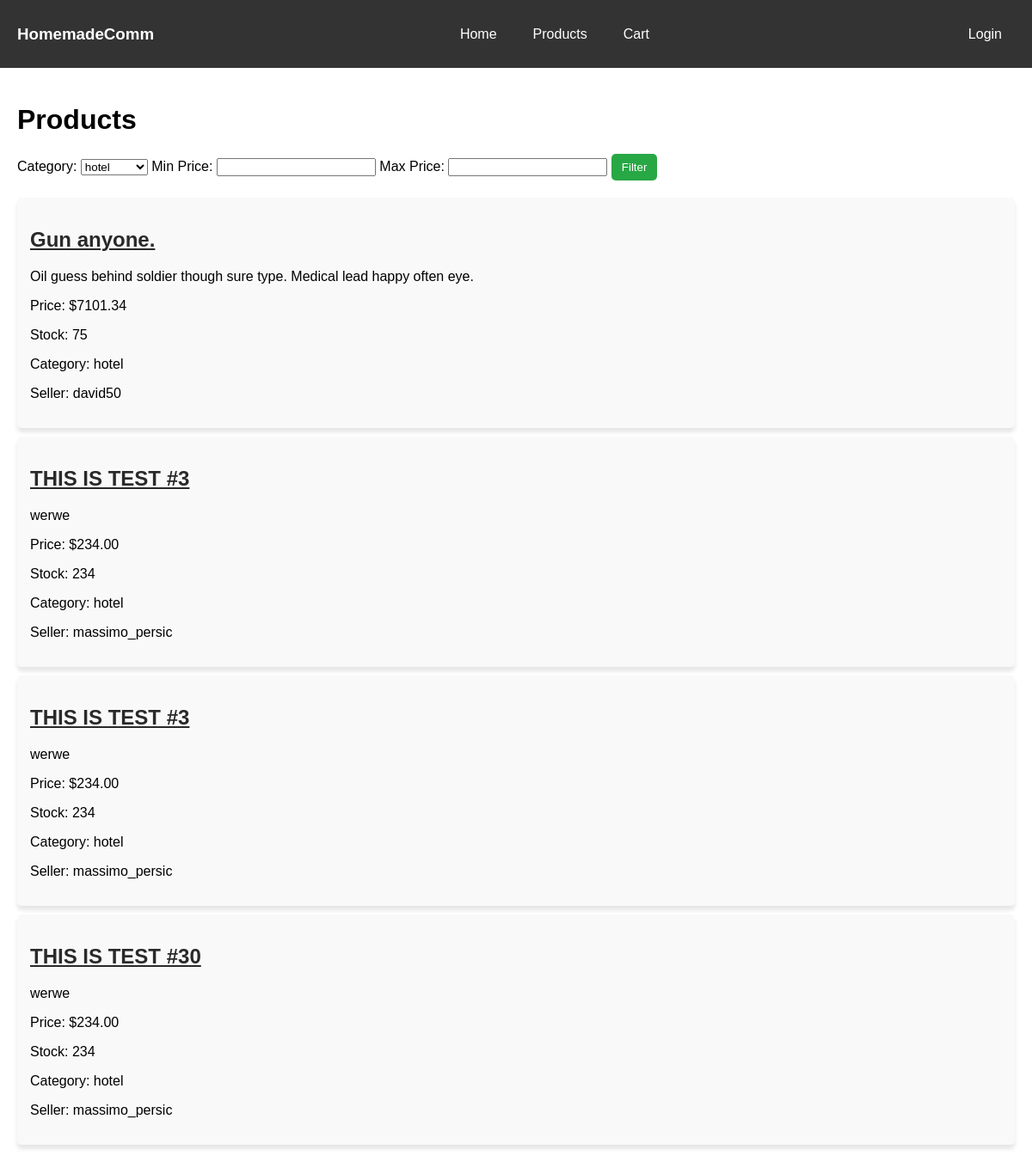
Page /products/?category=hotel on the earlier database version.
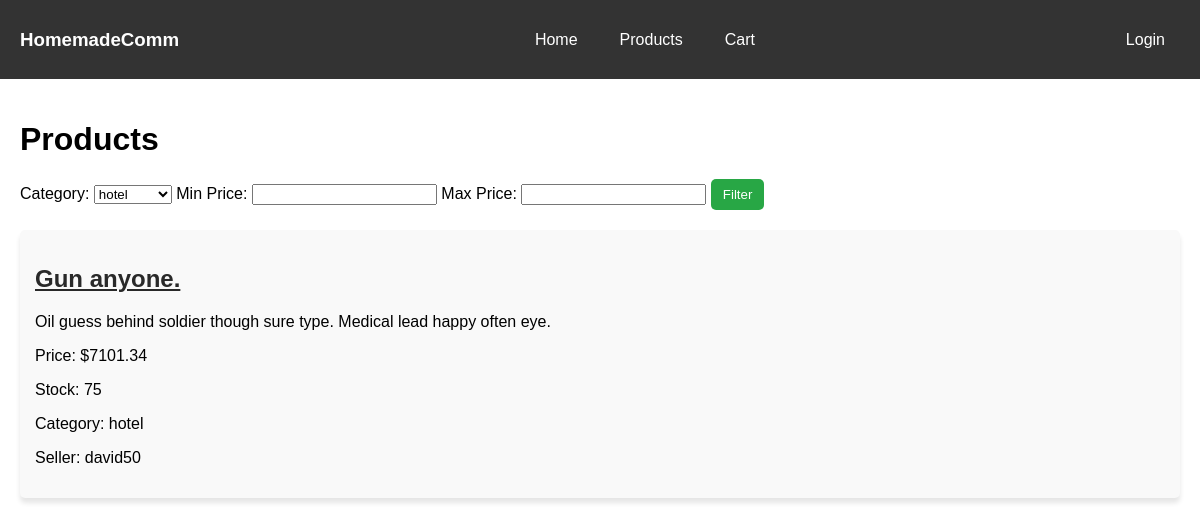
Same page on the later database version.
### main/models.py (models this page shows, shortened)
class Product(models.Model):
    seller = models.ForeignKey(User, on_delete=models.CASCADE, related_name='products')
    title = models.CharField(max_length=100)
    description = models.TextField()
    price = models.DecimalField(max_digits=10, decimal_places=2)
    stock = models.PositiveIntegerField()
    image = models.ImageField(upload_to='product_images/')
    category = models.ForeignKey('Category', on_delete=models.SET_NULL, null=True, blank=True)
    created_at = models.DateTimeField(auto_now_add=True)
    def get_absolute_url(self):
        return reverse("main:product_detail", kwargs={"pk": self.pk})

class Category(models.Model):
    name = models.CharField(max_length=100, unique=True)
    description = models.TextField(blank=True)

class User(AbstractUser):
    is_seller = models.BooleanField(default=False)
    is_buyer = models.BooleanField(default=True)

### main/views.py (the view)
# urls.py: path("products/", ProductListView.as_view(), name="product_list"),
class ProductListView(ListView):
    model = Product
    template_name = "products/product_list.html"
    context_object_name = "products"
    paginate_by = 100
    def get_queryset(self):
        queryset = Product.objects.all()
        category = self.request.GET.get("category")
        if category:
            queryset = queryset.filter(category__name__iexact=category)
        seller = self.request.GET.get("seller")
        if seller:
            queryset = queryset.filter(seller__name__icontains=seller)
        min_price = self.request.GET.get("min_price")
        if min_price:
            queryset = queryset.filter(price__gte=min_price)
        max_price = self.request.GET.get("max_price")
        if max_price:
            queryset = queryset.filter(price__lte=max_price)
        return queryset
    def get_context_data(self, **kwargs):
        context = super().get_context_data(**kwargs)
        context["categories"] = Category.objects.annotate(num_products=Count('product')).filter(num_products__gt=0)
        return context

### main/templates/products/product_list.html (shortened to what this page needs)
{% extends "index.html" %}
{% block content %}
<h1>Products</h1>
<form method="get" class="filters">
    <label for="category">Category:</label>
    <select name="category" id="category">
        {% for category in categories %}
        <option value="{{ category.name }}" {% if request.GET.category in category.name %}selected{% endif %}>
            {{ category.name }}
        </option>
        {% endfor %}
    </select>
    <label for="min_price">Min Price:</label>
    <input type="number" name="min_price" id="min_price" value="{{ request.GET.min_price }}">
    <label for="max_price">Max Price:</label>
    <input type="number" name="max_price" id="max_price" value="{{ request.GET.max_price }}">
    <button type="submit" class="btn btn-filter">Filter</button>
</form>
<ul class="product-list">
    {% for product in products %}
    <li class="product-item">
        <h2><a href="{{ product.get_absolute_url }}" style="color: #292929;">{{ product.title }}</a></h2>
        <p>{{ product.description }}</p>
        <p>Price: ${{ product.price }}</p>
        <p>Stock: {{ product.stock }}</p>
        <p>Category: {{ product.category.name }}</p>
        <p>Seller: {{ product.seller.username }}</p>
    </li>
    {% empty %}
    <li class="empty-message">
        No products found...
    </li>
    {% endfor %}
</ul>
{% endblock %}

### main/templates/index.html (shortened to what this page needs)
<!DOCTYPE html>
<html lang="en">
<head>
  {% load static %}
</head>
<body>
  <div class="navbar">
    <h3 style="color: white">HomemadeComm</h3>
    <div class="nav-links">
      <a href="/">Home</a>
      <a href="/products">Products</a>
      <a href="/cart">Cart</a>
    </div>
    <div class="user-info">
      {% if user.is_authenticated %} {{ user.username }} |
      <a href="{% url 'logout' %}">Logout</a>
      {% else %}
      <a href="/accounts/login">Login</a>
      {% endif %}
    </div>
  </div>
  <div class="container">
    <main>{% block content %}{% endblock %}</main>
  </div>
</body>
</html>

### main/templates/index.html (style rules this page uses)
body { font-family: Arial, sans-serif; margin: 0; padding: 0; }
.navbar { background-color: #333; overflow: hidden; display: flex; justify-content: space-between; align-items: center; padding: 10px 20px; }
.navbar a { color: white; text-decoration: none; padding: 10px 15px; transition: background 0.3s; }
.navbar .nav-links { display: flex; gap: 12px; }
.navbar .user-info { color: white; }
.container { padding: 20px; }

### main/templates/products/product_list.html (style rules this page uses)
.filters { margin-bottom: 20px; }
.product-list { list-style-type: none; padding: 0; }
.product-item { background: #f9f9f9; padding: 15px; margin-bottom: 10px; border-radius: 5px; box-shadow: 0 5px 5px rgba(0, 0, 0, 0.1); }
.btn { padding: 8px 12px; border-radius: 5px; border: 0; text-decoration: none; display: inline-block; transition: background 0.3s; }
.btn-filter { background-color: #28a745; color: white; }

Differences in the rows shown:
removed Product: title "THIS IS TEST #3", description "werwe", price "234.00", stock "234", category.name "hotel", seller.username "massimo_persic"
removed Product: title "THIS IS TEST #3", description "werwe", price "234.00", stock "234", category.name "hotel", seller.username "massimo_persic"
removed Product: title "THIS IS TEST #30", description "werwe", price "234.00", stock "234", category.name "hotel", seller.username "massimo_persic"
